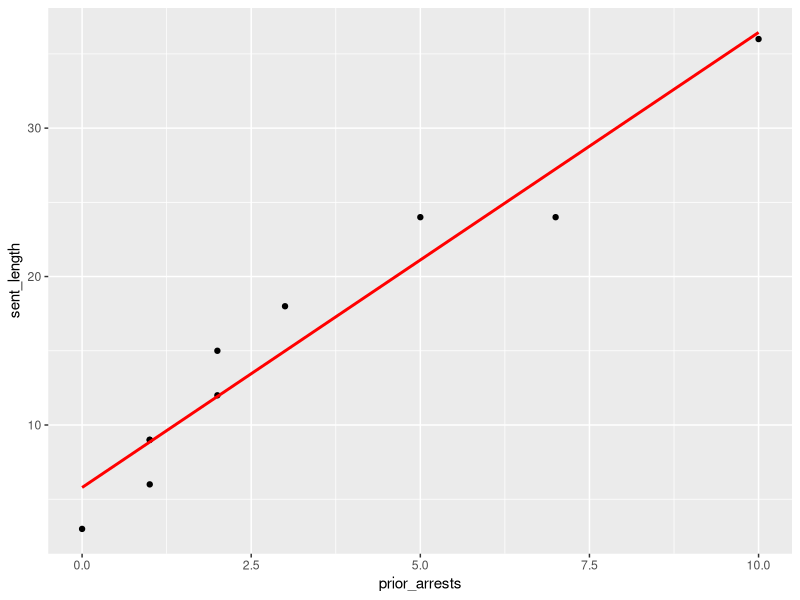
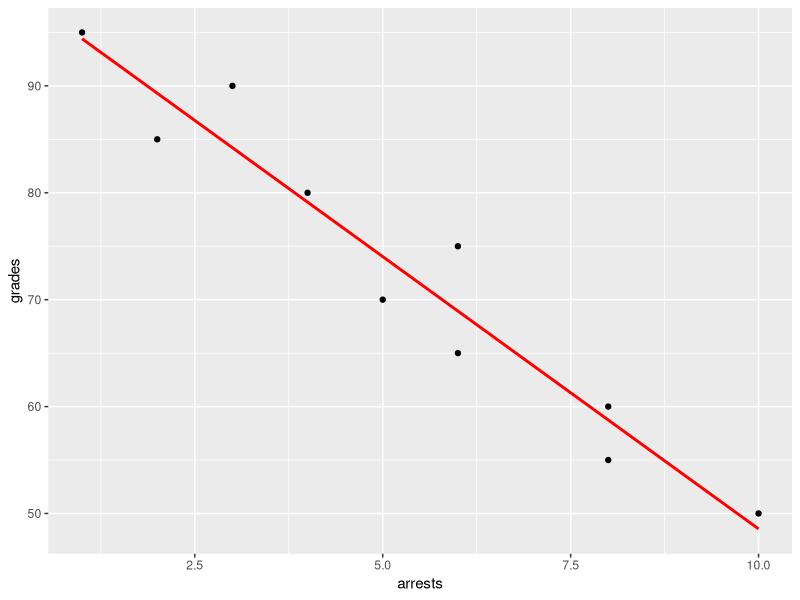
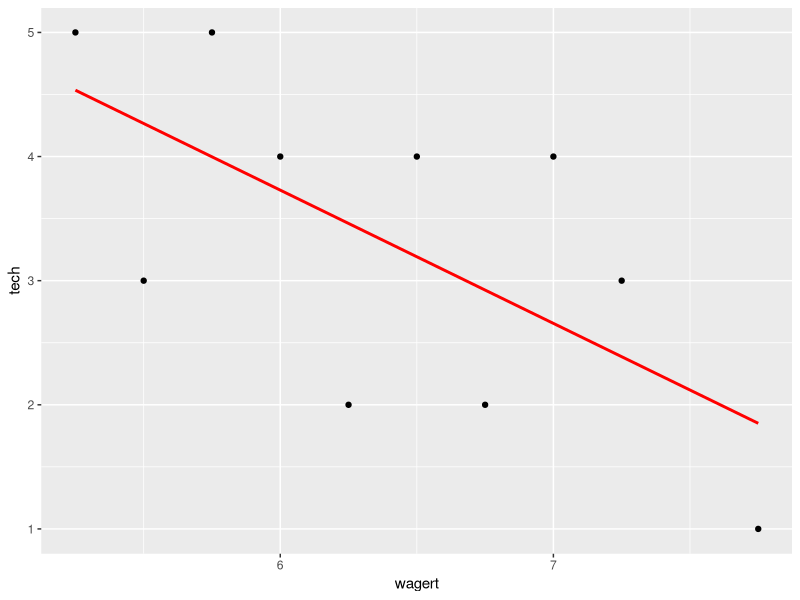
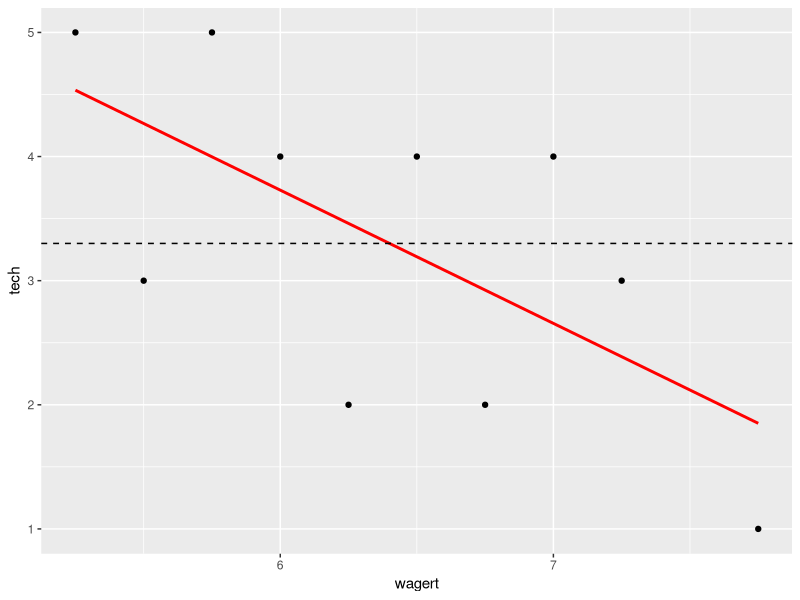

Reproduce these figures in R, in order.
## ---- chunk 1
knitr::opts_chunk$set(echo = TRUE, message=FALSE)
library(ggplot2)
## ---- chunk 2
reclength<-data.frame(prior_arrests<-c(0,1,1,1,2,2,3,5,7,10), 
                      sent_length<-c(3,6,9,9,12,15,18,24,24,36))
ggplot(data=reclength, aes(x=prior_arrests, y=sent_length)) +
  geom_point() + geom_smooth(method="lm", se=FALSE, color="red")
## ---- chunk 3
school<-data.frame(arrests<-c(10,8,8,6,5,6,4,2,3,1),
                   grades<-c(50,55,60,65,70,75,80,85,90,95))
ggplot(school, aes(x=arrests,y=grades))+
  geom_point()+stat_smooth(method=lm,se=FALSE,color="red")
## ---- chunk 4
wage_parole<-data.frame(wagert<-c(5.25,5.50,5.75,6.00,6.25,6.50,6.75,7.00,7.25,7.75), tech<-c(5,3,5,4,2,4,2,4,3,1))
ggplot(wage_parole,aes(x=wagert,y=tech))+
  geom_point()+stat_smooth(method=lm,se=FALSE,color="red")
## ---- chunk 5
ggplot(wage_parole,aes(x=wagert,y=tech))+
  geom_point()+stat_smooth(method=lm,se=FALSE,color="red") +
  geom_hline(yintercept=mean(wage_parole$tech), linetype='dashed')
## ---- chunk 6
wagert<-c(5.25,5.50,5.75,6.00,6.25,6.50,6.75,7.00,7.25,7.75)
tech<-c(5,3,5,4,2,4,2,4,3,1)
## ---- chunk 7
X_avg<-sum(wagert)/length(wagert)
Y_avg<-sum(tech)/length(tech)

X_sqrdev<-(wagert-X_avg)^2
Y_sqrdev<-(tech-Y_avg)^2

XY_cross<-(wagert-X_avg)*(tech-Y_avg)
## ---- chunk 8
XY_corr<-(sum(XY_cross)/sqrt(sum(X_sqrdev)*sum(Y_sqrdev)))
XY_slope<-sum(XY_cross)/sum(X_sqrdev)

XY_corr
XY_slope
## ---- chunk 9
Y_int<-Y_avg-(XY_slope*X_avg)

Y_hat<-Y_int+(XY_slope*wagert)
Yhat_sqrdev<-(tech-Y_hat)^2
reg_MSE<-sum(Yhat_sqrdev)/(length(tech)-2)
slope_std_err<-sqrt(reg_MSE/sum(X_sqrdev))
slope_std_err
## ---- chunk 10
cor.test(wagert,tech)

lm(tech~wagert)
